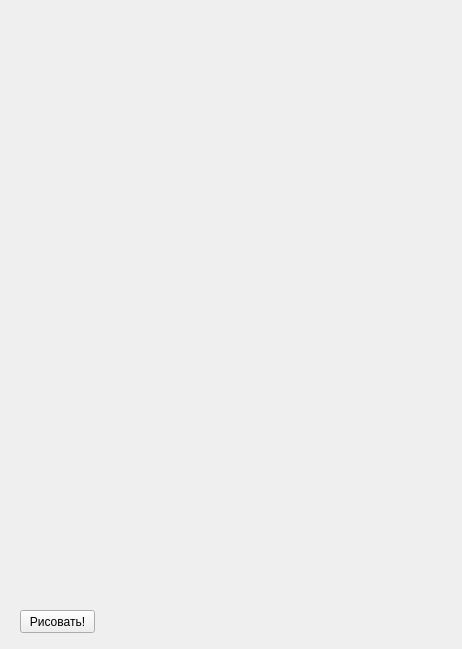
<?xml version="1.0" encoding="UTF-8"?>
<ui version="4.0">
 <class>Form</class>
 <widget class="QWidget" name="Form">
  <property name="geometry">
   <rect>
    <x>0</x>
    <y>0</y>
    <width>462</width>
    <height>649</height>
   </rect>
  </property>
  <property name="windowTitle">
   <string>Form</string>
  </property>
  <widget class="QPushButton" name="draw_circle">
   <property name="geometry">
    <rect>
     <x>20</x>
     <y>610</y>
     <width>75</width>
     <height>23</height>
    </rect>
   </property>
   <property name="text">
    <string>Рисовать!</string>
   </property>
  </widget>
 </widget>
 <resources/>
 <connections/>
</ui>
